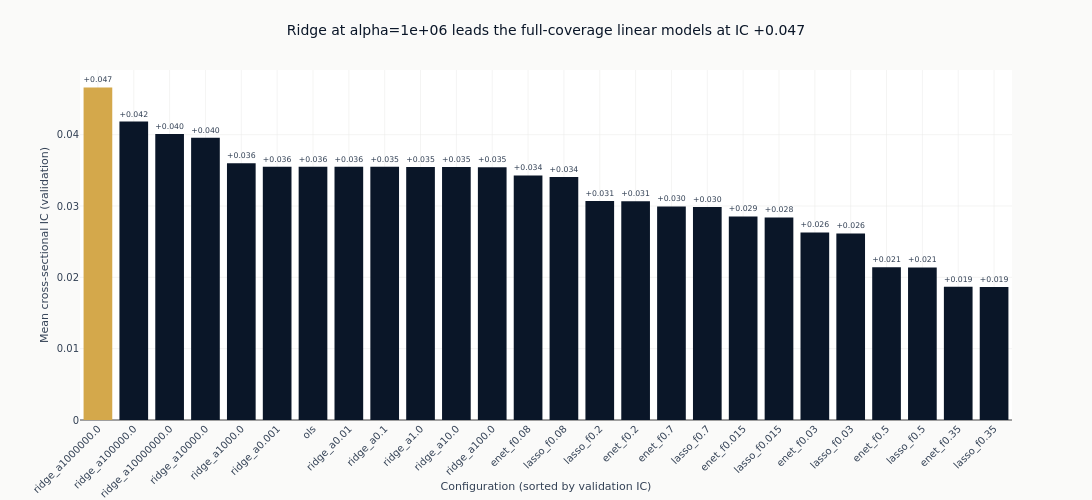

The notebook cell saved with this chart:
### Markdown cell above
### How the penalty grid ranks

Only the configurations measured on all `full_days` validation dates are charted. The
partial-coverage ones are in the table above with `full_coverage` false, and are left out here
because their IC is an average over a different set of dates.

### Code cell
def compact(params: str) -> str:
    """Render declared parameters for a title: `alpha=1000000.0` reads as `alpha=1e+06`."""
    return re.sub(r"\d+\.?\d*(?:[eE][+-]?\d+)?", lambda m: f"{float(m.group()):g}", params)


full = catalog.filter("full_coverage")
leader = full.row(0, named=True)

fig_ic = go.Figure(
    go.Bar(
        x=full.get_column("config_name").to_list(),
        y=full.get_column("ic_mean").to_list(),
        marker_color=[
            COLORS["amber"] if name == leader["config_name"] else COLORS["blue"]
            for name in full.get_column("config_name")
        ],
        text=[f"{value:+.3f}" for value in full.get_column("ic_mean")],
        textposition="outside",
        cliponaxis=False,
    )
)
fig_ic.update_layout(
    title=(
        f"{leader['model_class']} at {compact(leader['params'])} leads the full-coverage "
        f"linear models at IC {leader['ic_mean']:+.3f}"
    ),
    height=500,
    width=1100,
    showlegend=False,
    margin=dict(t=70),
)
fig_ic.update_xaxes(title_text="Configuration (sorted by validation IC)", tickangle=-45)
fig_ic.update_yaxes(title_text="Mean cross-sectional IC (validation)")
show_plotly_with_alt(
    fig_ic,
    "Bar chart of mean validation information coefficient for every full-coverage linear "
    f"configuration, sorted descending. {leader['config_name']} is highlighted as the leader at "
    f"IC {leader['ic_mean']:+.3f}. The Ridge configurations occupy the top of the ranking and "
    "the L1-penalised configurations trail them.",
)

### Figure 1 — Plotly figure (JSON) as saved in the notebook; plotly's stock layout.template omitted (floating-point values rounded to 4 significant figures)
{"data": [{"cliponaxis": false, "marker": {"color": ["#D4A84B", "#0a1628", "#0a1628", "#0a1628", "#0a1628", "#0a1628", "#0a1628", "#0a1628", "#0a1628", "#0a1628", "#0a1628", "#0a1628", "#0a1628", "#0a1628", "#0a1628", "#0a1628", "#0a1628", "#0a1628", "#0a1628", "#0a1628", "#0a1628", "#0a1628", "#0a1628", "#0a1628", "#0a1628", "#0a1628"]}, "text": ["+0.047", "+0.042", "+0.040", "+0.040", "+0.036", "+0.036", "+0.036", "+0.036", "+0.035", "+0.035", "+0.035", "+0.035", "+0.034", "+0.034", "+0.031", "+0.031", "+0.030", "+0.030", "+0.029", "+0.028", "+0.026", "+0.026", "+0.021", "+0.021", "+0.019", "+0.019"], "textposition": "outside", "type": "bar", "x": ["ridge_a1000000.0", "ridge_a100000.0", "ridge_a10000000.0", "ridge_a10000.0", "ridge_a1000.0", "ridge_a0.001", "ols", "ridge_a0.01", "ridge_a0.1", "ridge_a1.0", "ridge_a10.0", "ridge_a100.0", "enet_f0.08", "lasso_f0.08", "lasso_f0.2", "enet_f0.2", "enet_f0.7", "lasso_f0.7", "enet_f0.015", "lasso_f0.015", "enet_f0.03", "lasso_f0.03", "enet_f0.5", "lasso_f0.5", "enet_f0.35", "lasso_f0.35"], "y": [0.04662, 0.04183, 0.0401, 0.03958, 0.03599, 0.03551, 0.03551, 0.03551, 0.0355, 0.03547, 0.03546, 0.03543, 0.03428, 0.03406, 0.0307, 0.03066, 0.02993, 0.02988, 0.02852, 0.0284, 0.02629, 0.02616, 0.02141, 0.02137, 0.01868, 0.01865]}], "layout": {"height": 500, "margin": {"t": 70}, "showlegend": false, "title": {"text": "Ridge at alpha=1e+06 leads the full-coverage linear models at IC +0.047"}, "width": 1100, "xaxis": {"tickangle": -45, "title": {"text": "Configuration (sorted by validation IC)"}}, "yaxis": {"title": {"text": "Mean cross-sectional IC (validation)"}}}}
